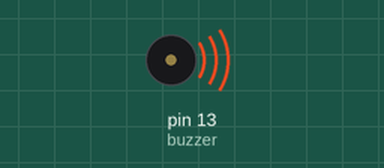
Simulated run of this sketch. Board: Arduino Uno, built with avr-gcc and run on an emulated ATmega328P. Parts: buzzer (waves = sounding).

Above: at 0.55 s.
At 5.12 s:
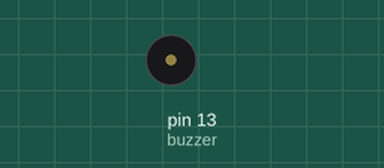
Timing chart, 0 to 5.7 s (numbered marks = the images above):
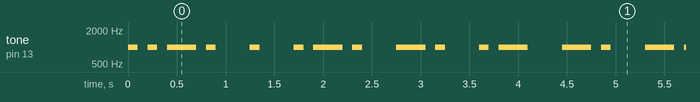

The sketch:

codigo03.ino
```cpp
int buzzer = 13;

void setup() {
  pinMode(buzzer, OUTPUT);
}

void loop() {
  String word = "Fernando"; // Digite o seu nome aqui


  word.toUpperCase();
  int wordLength = word.length();
   for (int i = 0; i < wordLength; i++) {
    char letter = word[i];
     if (letter == 'A') {
       tone(buzzer, 1000, 100);
       delay(200);
       tone(buzzer, 1000, 300);
       delay(400);
     }
     if (letter == 'B') {
       tone(buzzer, 1000, 300);
       delay(400);
       tone(buzzer, 1000, 100);
       delay(200);
       tone(buzzer, 1000, 100);
       delay(200);
       tone(buzzer, 1000, 100);
       delay(200);
     }
     if (letter == 'C') {
       tone(buzzer, 1000, 300);
       delay(400);
       tone(buzzer, 1000, 100);
       delay(200);
       tone(buzzer, 1000, 300);
       delay(400);
       tone(buzzer, 1000, 100);
       delay(200);
     }
     if (letter == 'D') {
       tone(buzzer, 1000, 300);
       delay(400);
       tone(buzzer, 1000, 100);
       delay(200);
       tone(buzzer, 1000, 100);
       delay(200);
     }
     if (letter == 'E') {
       tone(buzzer, 1000, 100);
       delay(200);
     }
     if (letter == 'F') {
       tone(buzzer, 1000, 100);
       delay(200);
       tone(buzzer, 1000, 100);
       delay(200);
       tone(buzzer, 1000, 300);
       delay(400);
       tone(buzzer, 1000, 100);
       delay(200);
     }
     if (letter == 'G') {
       tone(buzzer, 1000, 300);
       delay(400);
       tone(buzzer, 1000, 300);
       delay(400);
       tone(buzzer, 1000, 100);
       delay(200);
     }
     if (letter == 'H') {
       tone(buzzer, 1000, 100);
       delay(200);
       tone(buzzer, 1000, 100);
       delay(200);
       tone(buzzer, 1000, 100);
       delay(200);
       tone(buzzer, 1000, 100);
       delay(200);
     }
     if (letter == 'I') {
       tone(buzzer, 1000, 100);
       delay(200);
       tone(buzzer, 1000, 100);
       delay(200);
     }
     if (letter == 'J') {
       tone(buzzer, 1000, 100);
       delay(200);
       tone(buzzer, 1000, 300);
       delay(400);
       tone(buzzer, 1000, 300);
       delay(400);
       tone(buzzer, 1000, 300);
       delay(400);
     }
     if (letter == 'K') {
       tone(buzzer, 1000, 300);
       delay(400);
       tone(buzzer, 1000, 100);
       delay(200);
       tone(buzzer, 1000, 300);
       delay(400);
     }
     if (letter == 'L') {
       tone(buzzer, 1000, 100);
       delay(200);
       tone(buzzer, 1000, 300);
       delay(400);
       tone(buzzer, 1000, 100);
       delay(200);
       tone(buzzer, 1000, 100);
       delay(200);
     }
     if (letter == 'M') {
       tone(buzzer, 1000, 300);
       delay(400);
       tone(buzzer, 1000, 300);
       delay(400);
     }
     if (letter == 'N') {
       tone(buzzer, 1000, 300);
       delay(400);
       tone(buzzer, 1000, 100);
       delay(200);
     }
     if (letter == 'O') {
       tone(buzzer, 1000, 300);
       delay(400);
       tone(buzzer, 1000, 300);
       delay(400);
       tone(buzzer, 1000, 300);
       delay(400);
     }
     if (letter == 'P') {
       tone(buzzer, 1000, 100);
       delay(200);
       tone(buzzer, 1000, 300);
       delay(400);
       tone(buzzer, 1000, 300);
       delay(400);
       tone(buzzer, 1000, 100);
       delay(200);
     }
     if (letter == 'Q') {
       tone(buzzer, 1000, 300);
       delay(400);
       tone(buzzer, 1000, 300);
       delay(400);
       tone(buzzer, 1000, 100);
       delay(200);
       tone(buzzer, 1000, 300);
       delay(400);
     }
     if (letter == 'R') {
       tone(buzzer, 1000, 100);
       delay(200);
       tone(buzzer, 1000, 300);
       delay(400);
       tone(buzzer, 1000, 100);
       delay(200);
     }
     if (letter == 'S') {
       tone(buzzer, 1000, 100);
       delay(200);
       tone(buzzer, 1000, 100);
       delay(200);
       tone(buzzer, 1000, 100);
       delay(200);
     }
     if (letter == 'T') {
       tone(buzzer, 1000, 300);
       delay(400);
     }
     if (letter == 'U') {
       tone(buzzer, 1000, 100);
       delay(200);
       tone(buzzer, 1000, 100);
       delay(200);
       tone(buzzer, 1000, 300);
       delay(400);
     }
     if (letter == 'V') {
       tone(buzzer, 1000, 100);
       delay(200);
       tone(buzzer, 1000, 100);
       delay(200);
       tone(buzzer, 1000, 100);
       delay(200);
       tone(buzzer, 1000, 300);
       delay(400);
     }
     if (letter == 'W') {
       tone(buzzer, 1000, 100);
       delay(200);
       tone(buzzer, 1000, 300);
       delay(400);
       tone(buzzer, 1000, 300);
       delay(400);
     }
     if (letter == 'X') {
       tone(buzzer, 1000, 300);
       delay(400);
       tone(buzzer, 1000, 100);
       delay(200);
       tone(buzzer, 1000, 100);
       delay(200);
       tone(buzzer, 1000, 300);
       delay(400);
     }
     if (letter == 'Y') {
       tone(buzzer, 1000, 300);
       delay(400);
       tone(buzzer, 1000, 100);
       delay(200);
       tone(buzzer, 1000, 300);
       delay(400);
       tone(buzzer, 1000, 300);
       delay(400);
     }
     if (letter == 'Z') {
       tone(buzzer, 1000, 300);
       delay(400);
       tone(buzzer, 1000, 300);
       delay(400);
       tone(buzzer, 1000, 100);
       delay(200);
       tone(buzzer, 1000, 100);
       delay(200);
     }
    delay(250);
  }
  delay(1000);
}
```

Measured:
- by itself, tone on pin 13 (buzzer): plays 1000 Hz for 0.10 s, 1000 Hz for 0.10 s, 1000 Hz for 0.30 s, 1000 Hz for 0.10 s, 1000 Hz for 0.10 s, 1000 Hz for 0.10 s … (299 notes in this stretch)
